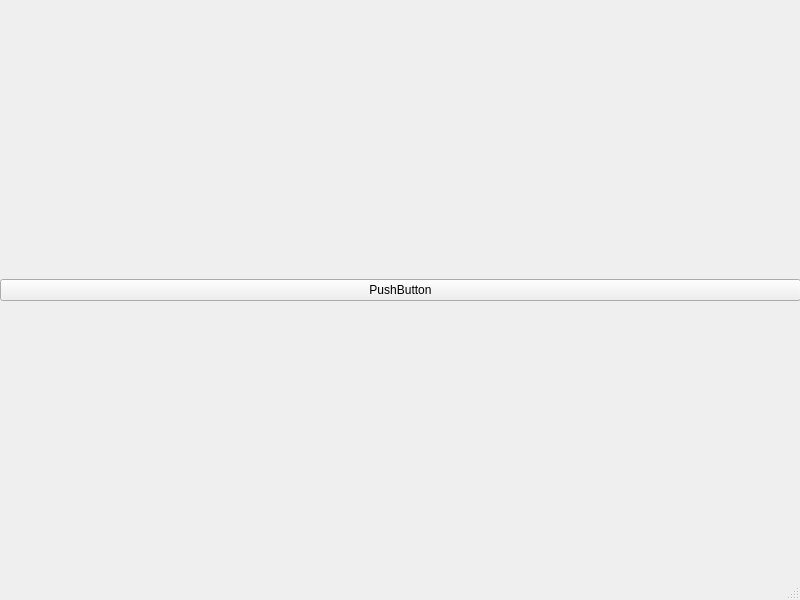
<?xml version="1.0" encoding="UTF-8"?>
<ui version="4.0">
 <class>MainWindow</class>
 <widget class="QMainWindow" name="MainWindow">
  <property name="geometry">
   <rect>
    <x>0</x>
    <y>0</y>
    <width>800</width>
    <height>600</height>
   </rect>
  </property>
  <property name="windowTitle">
   <string>MainWindow</string>
  </property>
  <widget class="QWidget" name="centralwidget">
   <widget class="QWidget" name="verticalLayoutWidget">
    <property name="geometry">
     <rect>
      <x>0</x>
      <y>0</y>
      <width>801</width>
      <height>581</height>
     </rect>
    </property>
    <layout class="QVBoxLayout" name="verticalLayout">
     <item>
      <widget class="QPushButton" name="pushButton">
       <property name="text">
        <string>PushButton</string>
       </property>
      </widget>
     </item>
    </layout>
   </widget>
  </widget>
  <widget class="QMenuBar" name="menubar">
   <property name="geometry">
    <rect>
     <x>0</x>
     <y>0</y>
     <width>800</width>
     <height>19</height>
    </rect>
   </property>
  </widget>
  <widget class="QStatusBar" name="statusbar"/>
 </widget>
 <resources/>
 <connections/>
</ui>
